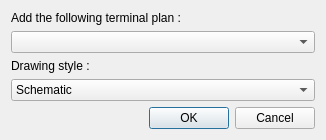
<?xml version="1.0" encoding="UTF-8"?>
<ui version="4.0">
 <class>AddTerminalStripItemDialog</class>
 <widget class="QDialog" name="AddTerminalStripItemDialog">
  <property name="geometry">
   <rect>
    <x>0</x>
    <y>0</y>
    <width>326</width>
    <height>100</height>
   </rect>
  </property>
  <property name="windowTitle">
   <string>Add a terminal plan</string>
  </property>
  <layout class="QVBoxLayout" name="verticalLayout">
   <item>
    <widget class="QLabel" name="label">
     <property name="text">
      <string>Add the following terminal plan :</string>
     </property>
    </widget>
   </item>
   <item>
    <widget class="QComboBox" name="m_terminal_strip_cb"/>
   </item>
   <item>
    <widget class="QLabel" name="label_draw_style">
     <property name="text">
      <string>Drawing style :</string>
     </property>
    </widget>
   </item>
   <item>
    <widget class="QComboBox" name="m_draw_style_cb">
     <property name="toolTip">
      <string>How the terminals are drawn. The realistic styles draw the strip at scale, seen from above, with the real width of each terminal.</string>
     </property>
     <item>
      <property name="text">
       <string>Schematic</string>
      </property>
     </item>
     <item>
      <property name="text">
       <string>Realistic (push-in)</string>
      </property>
     </item>
     <item>
      <property name="text">
       <string>Realistic (screw)</string>
      </property>
     </item>
    </widget>
   </item>
   <item>
    <spacer name="verticalSpacer">
     <property name="orientation">
      <enum>Qt::Vertical</enum>
     </property>
     <property name="sizeHint" stdset="0">
      <size>
       <width>20</width>
       <height>40</height>
      </size>
     </property>
    </spacer>
   </item>
   <item>
    <widget class="QDialogButtonBox" name="buttonBox">
     <property name="orientation">
      <enum>Qt::Horizontal</enum>
     </property>
     <property name="standardButtons">
      <set>QDialogButtonBox::Cancel|QDialogButtonBox::Ok</set>
     </property>
    </widget>
   </item>
  </layout>
 </widget>
 <resources/>
 <connections>
  <connection>
   <sender>buttonBox</sender>
   <signal>accepted()</signal>
   <receiver>AddTerminalStripItemDialog</receiver>
   <slot>accept()</slot>
   <hints>
    <hint type="sourcelabel">
     <x>248</x>
     <y>254</y>
    </hint>
    <hint type="destinationlabel">
     <x>157</x>
     <y>274</y>
    </hint>
   </hints>
  </connection>
  <connection>
   <sender>buttonBox</sender>
   <signal>rejected()</signal>
   <receiver>AddTerminalStripItemDialog</receiver>
   <slot>reject()</slot>
   <hints>
    <hint type="sourcelabel">
     <x>316</x>
     <y>260</y>
    </hint>
    <hint type="destinationlabel">
     <x>286</x>
     <y>274</y>
    </hint>
   </hints>
  </connection>
 </connections>
</ui>
